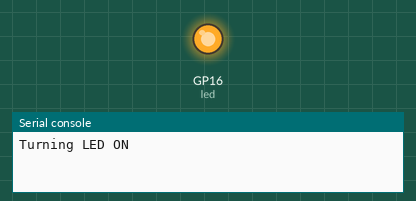
This program was run on a simulated Raspberry Pi Pico running MicroPython. Parts: output pins drawn as LEDs (lit = HIGH), the last lines printed to the serial console. At 2.0 s the program stops and its outputs stay as they are.

Above: at 0.1 s.
At 1.1 s:
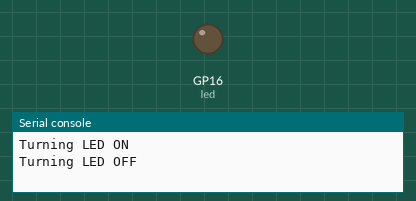
Timing chart, 0 to 2.6 s (numbered marks = the images above):
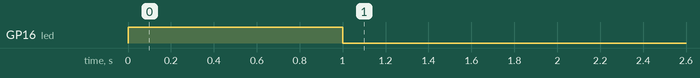

The program:

P29_State_Pattern.py
```python
# File: main.py
# Author: Armstrong Subero
# Platform: Raspberry Pi Pico (RP2040) with MicroPython
# Program: P29_State_Pattern
# Interpreter: MicroPython (latest version)
# Program Version: 1.0
#
# Program Description: This program demonstrates the State design pattern by
#                      creating an LED that changes behavior based on its state.
#                      The pattern allows an object to alter its behavior when its
#                      internal state changes.
#
# Hardware Description: An LED is connected to pin 16.
#
# Created: August 23rd, 2024, 12:11 AM
# Last Updated: August 23rd, 2024, 12:11 AM

from machine import Pin
import utime

class LEDState:
    def on(self, led):
        pass

    def off(self, led):
        pass

class LEDOnState(LEDState):
    def on(self, led):
        print("LED is already ON")

    def off(self, led):
        print("Turning LED OFF")
        led.state = LEDOffState()
        led.led.value(0)

class LEDOffState(LEDState):
    def on(self, led):
        print("Turning LED ON")
        led.state = LEDOnState()
        led.led.value(1)

    def off(self, led):
        print("LED is already OFF")

class LED:
    def __init__(self, pin_number):
        self.led = Pin(pin_number, Pin.OUT)
        self.state = LEDOffState()  # Default to OFF state

    def on(self):
        self.state.on(self)

    def off(self):
        self.state.off(self)

# Usage
led = LED(16)

# Turn the LED on and off, changing its state
led.on()  # Outputs: "Turning LED ON"
utime.sleep(1)
led.off()  # Outputs: "Turning LED OFF"
utime.sleep(1)
led.off()  # Outputs: "LED is already OFF"
```

Measured:
- by itself, GP16 (led): LOW → HIGH at 0.00 s, → LOW 1.0 s later
